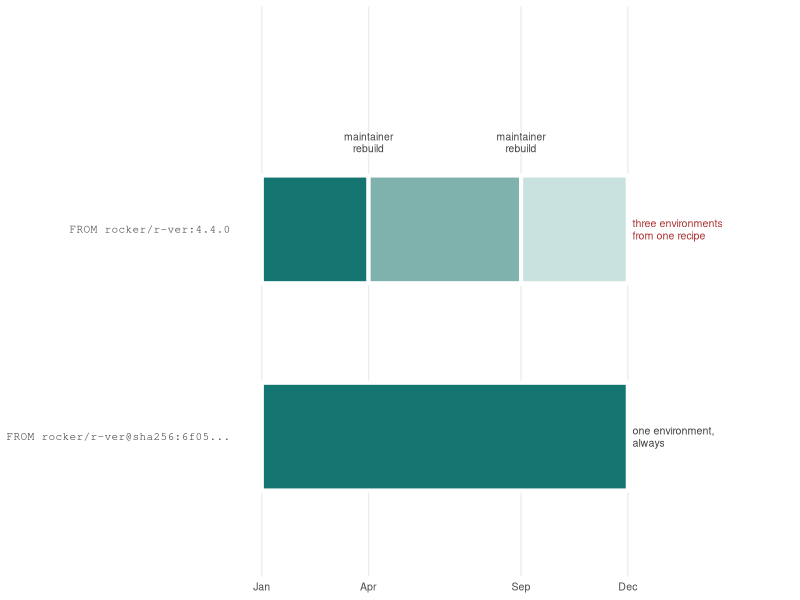

The R script that drew this image:
## ---- chunk 1
#| label: fig-tag-digest
#| fig-cap: 'One unchanged recipe built repeatedly over a year, under a tag and under a digest. The upper row builds on whatever the tag currently points at, so a maintainer rebuild in April and another in September silently change the ground the analysis stands on, giving three different environments from identical text. The lower row names a digest and receives the same bytes at every build. The maintainer rebuilds are ordinary maintenance, not mistakes: the point is that a mutable pointer cannot carry an immutable claim.'
#| fig-alt: 'Two horizontal timelines running from January to December. The upper timeline, labeled FROM rocker/r-ver colon 4.4.0, is divided into three differently colored segments broken at April and September, marked as maintainer rebuilds, and annotated three environments from one recipe. The lower timeline, labeled FROM rocker/r-ver at sha256, is a single unbroken segment of one color across the whole year, annotated one environment, always.'
#| fig-width: 7
#| fig-height: 2.6

library(ggplot2)
library(tibble)

spans <- tibble(
  row = c('FROM rocker/r-ver:4.4.0',
          'FROM rocker/r-ver:4.4.0',
          'FROM rocker/r-ver:4.4.0',
          'FROM rocker/r-ver@sha256:6f05...'),
  xmin = c(0, 3.5, 8.5, 0),
  xmax = c(3.5, 8.5, 12, 12),
  build = c('build 1', 'build 2', 'build 3', 'build 1')
)
spans$row <- factor(spans$row,
                    levels = c('FROM rocker/r-ver@sha256:6f05...',
                               'FROM rocker/r-ver:4.4.0'))

ggplot(spans) +
  geom_rect(aes(xmin = xmin, xmax = xmax,
                ymin = as.numeric(row) - 0.26,
                ymax = as.numeric(row) + 0.26,
                fill = build),
            color = 'white', linewidth = 1.4) +
  scale_fill_manual(values = c('build 1' = '#14746f',
                               'build 2' = '#7fb1ad',
                               'build 3' = '#c9e2df'),
                    guide = 'none') +
  scale_y_continuous(breaks = 1:2,
                     labels = levels(spans$row),
                     limits = c(0.45, 2.95)) +
  scale_x_continuous(breaks = c(0, 3.5, 8.5, 12),
                     labels = c('Jan', 'Apr', 'Sep', 'Dec')) +
  annotate('text', x = 3.5, y = 2.42, label = 'maintainer\nrebuild',
           size = 2.6, lineheight = 0.95, color = 'grey25') +
  annotate('text', x = 8.5, y = 2.42, label = 'maintainer\nrebuild',
           size = 2.6, lineheight = 0.95, color = 'grey25') +
  annotate('text', x = 12.15, y = 2, hjust = 0,
           label = 'three environments\nfrom one recipe',
           size = 2.7, lineheight = 0.95, color = '#a33') +
  annotate('text', x = 12.15, y = 1, hjust = 0,
           label = 'one environment,\nalways',
           size = 2.7, lineheight = 0.95, color = 'grey25') +
  coord_cartesian(xlim = c(0, 16.6), clip = 'off') +
  labs(x = NULL, y = NULL) +
  theme_minimal(base_size = 9.5) +
  theme(
    panel.grid.major.y = element_blank(),
    panel.grid.minor = element_blank(),
    axis.text.y = element_text(family = 'mono', size = 8, hjust = 1)
  )
## ---- chunk 2
#| label: tbl-decimal-mark
#| tbl-cap: 'The same numbers written under a period decimal mark and a comma decimal mark, and what a parser assuming a period reads back from each. The comma-convention values are silently misread, with no error raised.'
library(tibble)

x <- c(1.5, 2200.75, 0.333)

period <- formatC(x, format = 'f', digits = 3, big.mark = ',')

comma <- gsub(',', '#', period)
comma <- gsub('\\.', ',', comma)
comma <- gsub('#', '.', comma)

read_back <- as.numeric(gsub(',', '', comma))

decimal_demo <- tibble(
  original      = x,
  period_locale = period,
  comma_locale  = comma,
  parsed_value  = read_back
)

knitr::kable(decimal_demo)
